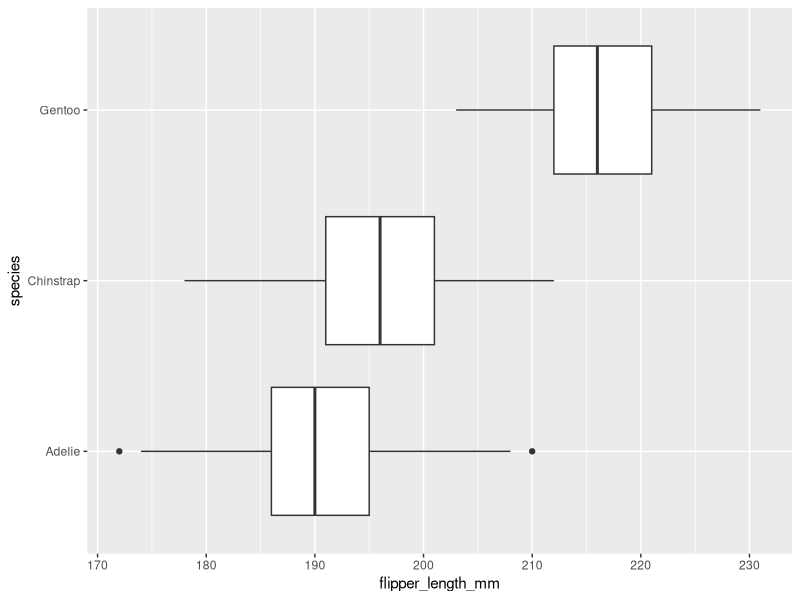
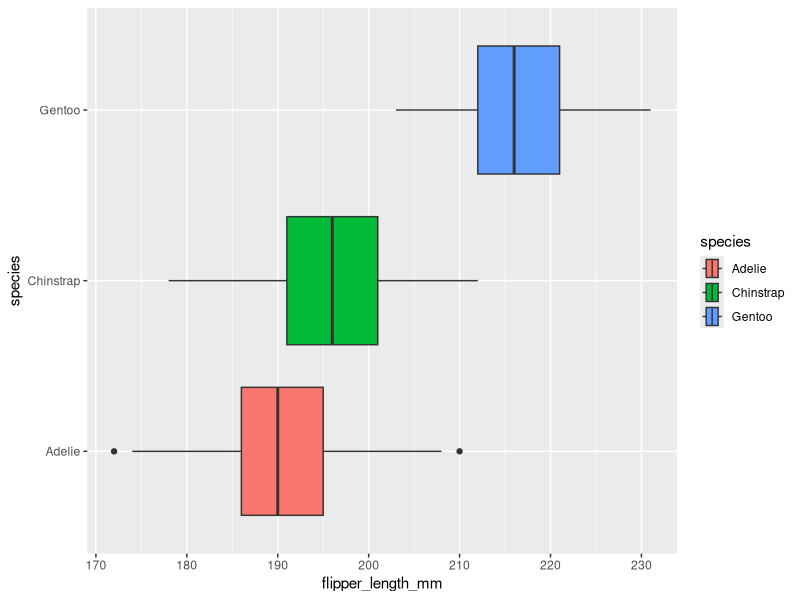
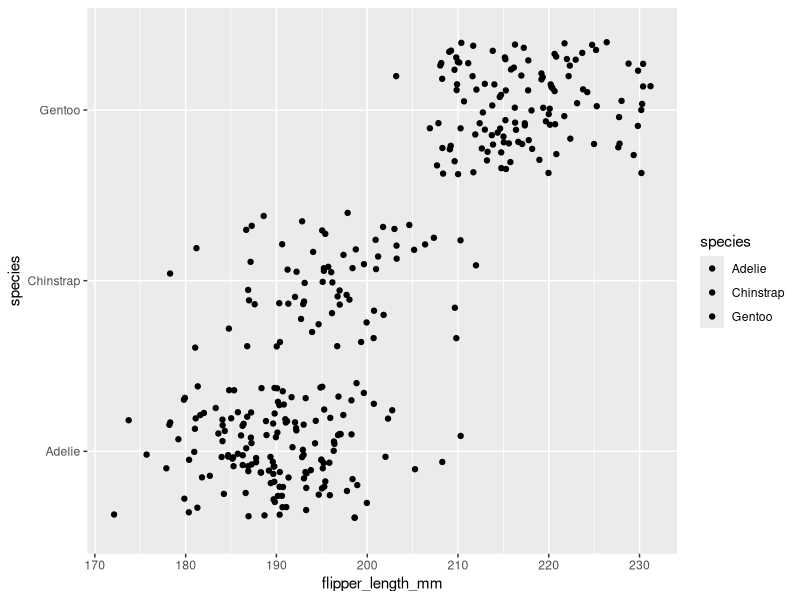
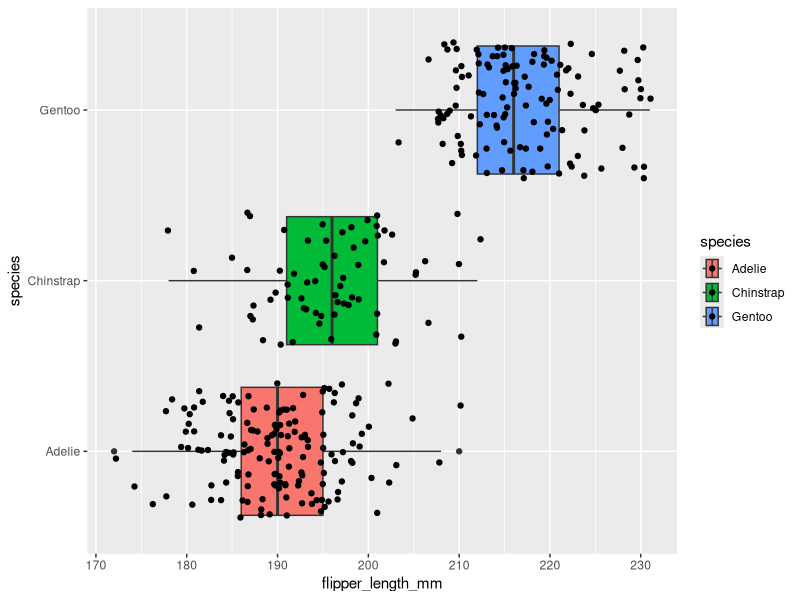
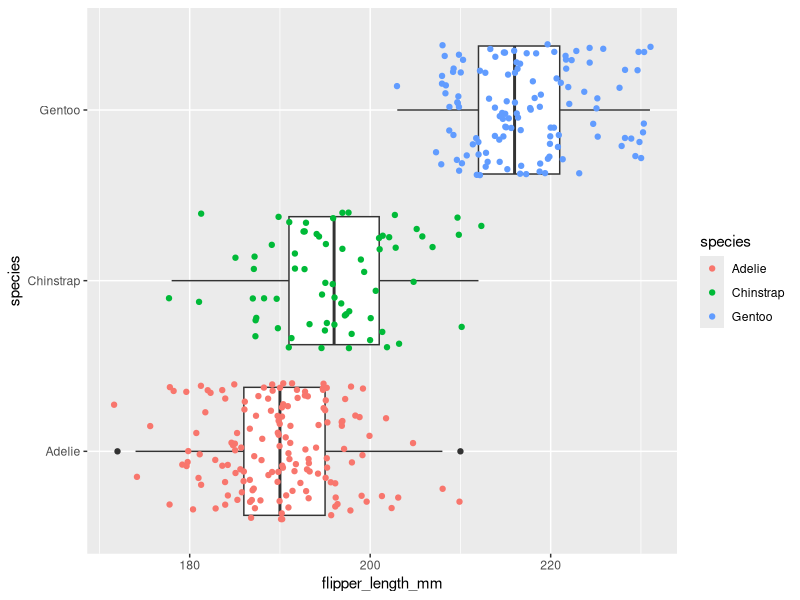

R code for these plots, in order:
## ---- chunk 1
knitr::opts_chunk$set(error = TRUE)
## ---- chunk 2
library(palmerpenguins)
penguins
## ---- chunk 3
library(ggplot2)
## ---- chunk 4
ggplot(data = penguins, mapping = aes(x = flipper_length_mm, y = species)) +
  geom_boxplot()
## ---- chunk 5
ggplot(data = penguins, mapping = aes(x = flipper_length_mm, y = species, fill = species)) +
  geom_boxplot()
## ---- chunk 6
ggplot(data = penguins, mapping = aes(x = flipper_length_mm, y = species, fill = species)) +
  geom_jitter()
## ---- chunk 7
ggplot(data = penguins, mapping = aes(x = flipper_length_mm, y = species, fill = species)) +
   geom_boxplot() + 
   geom_jitter()

## ---- chunk 8
ggplot(data = penguins, mapping = aes(x = flipper_length_mm, y = species)) +
    geom_boxplot() + 
    geom_jitter(aes (color = species))

## ---- chunk 9

## ---- chunk 10

## ---- chunk 11

## ---- chunk 12

## ---- chunk 13

## ---- chunk 14

